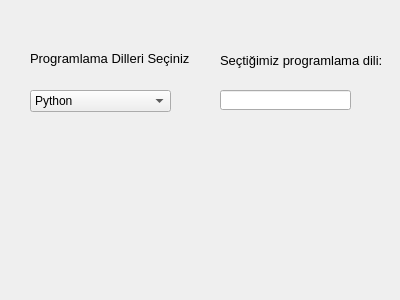
<?xml version="1.0" encoding="UTF-8"?>
<ui version="4.0">
 <class>Form</class>
 <widget class="QWidget" name="Form">
  <property name="geometry">
   <rect>
    <x>0</x>
    <y>0</y>
    <width>400</width>
    <height>300</height>
   </rect>
  </property>
  <property name="windowTitle">
   <string>Combo Box Kullanım</string>
  </property>
  <widget class="QComboBox" name="cmp_programlama_dili">
   <property name="geometry">
    <rect>
     <x>30</x>
     <y>90</y>
     <width>141</width>
     <height>22</height>
    </rect>
   </property>
   <item>
    <property name="text">
     <string>Python</string>
    </property>
   </item>
   <item>
    <property name="text">
     <string>C++</string>
    </property>
   </item>
  </widget>
  <widget class="QLineEdit" name="edt_sonuc">
   <property name="geometry">
    <rect>
     <x>220</x>
     <y>90</y>
     <width>131</width>
     <height>20</height>
    </rect>
   </property>
   <property name="text">
    <string/>
   </property>
  </widget>
  <widget class="QLabel" name="label">
   <property name="geometry">
    <rect>
     <x>30</x>
     <y>50</y>
     <width>171</width>
     <height>16</height>
    </rect>
   </property>
   <property name="font">
    <font>
     <family>MS Sans Serif</family>
     <pointsize>10</pointsize>
    </font>
   </property>
   <property name="text">
    <string>Programlama Dilleri Seçiniz</string>
   </property>
  </widget>
  <widget class="QLabel" name="label_2">
   <property name="geometry">
    <rect>
     <x>220</x>
     <y>50</y>
     <width>171</width>
     <height>20</height>
    </rect>
   </property>
   <property name="font">
    <font>
     <family>MS Sans Serif</family>
     <pointsize>10</pointsize>
    </font>
   </property>
   <property name="text">
    <string>Seçtiğimiz programlama dili:</string>
   </property>
  </widget>
 </widget>
 <resources/>
 <connections/>
</ui>
